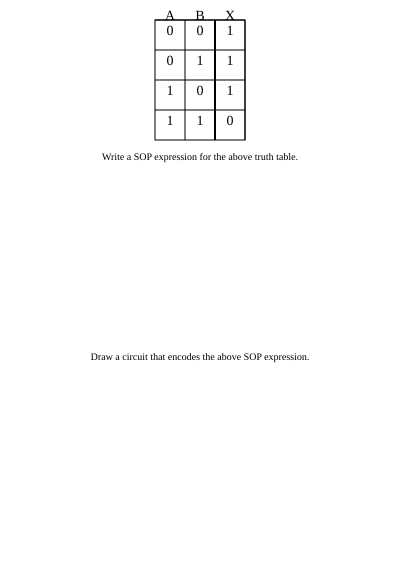

Python code for this plot:
import svgwrite


from svg_truthtable import draw_truth_table_filled

inputs = ["A","B"]
outputs = ["X"]

row_height = 30
col_width = 30
writing_section = 200
width = 400
margin = 20

height = row_height*(2**len(inputs)) + writing_section*2 + margin*3
dwg = svgwrite.Drawing("outputs/lec2/q3.svg", size=(width,height))

import random
output_vals = []
for i in outputs:
    tmp = []
    for j in range(2**(len(inputs))):
       tmp.append(random.randint(0,1)) 
    output_vals.append(tmp)

draw_truth_table_filled(dwg, width/2 - col_width*(len(inputs)+len(outputs))/2, margin, row_height,col_width, inputs, outputs, output_vals)

dwg.add(dwg.text(
        f"Write a SOP expression for the above truth table.",
        insert=(width/2, row_height*(2**len(inputs))+margin*2),
        text_anchor="middle",
        font_size=10
    ))

dwg.add(dwg.text(
        f"Draw a circuit that encodes the above SOP expression.",
        insert=(width/2, margin*2+row_height*(2**len(inputs)) + writing_section),
        text_anchor="middle",
        font_size=10
    ))

dwg.save()

